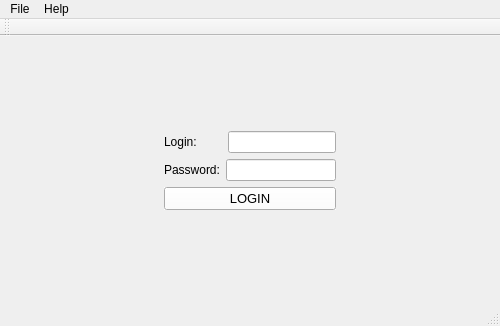
<?xml version="1.0" encoding="UTF-8"?>
<ui version="4.0">
 <class>Cars_shopClass</class>
 <widget class="QMainWindow" name="Cars_shopClass">
  <property name="geometry">
   <rect>
    <x>0</x>
    <y>0</y>
    <width>500</width>
    <height>326</height>
   </rect>
  </property>
  <property name="windowTitle">
   <string>Cars_shop</string>
  </property>
  <widget class="QWidget" name="centralWidget">
   <layout class="QGridLayout" name="gridLayout">
    <item row="1" column="1">
     <layout class="QVBoxLayout" name="verticalLayout">
      <item>
       <layout class="QHBoxLayout" name="horizontalLayout">
        <item>
         <widget class="QLabel" name="label_login">
          <property name="text">
           <string>Login:</string>
          </property>
         </widget>
        </item>
        <item>
         <spacer name="horizontalSpacer_3">
          <property name="orientation">
           <enum>Qt::Horizontal</enum>
          </property>
          <property name="sizeType">
           <enum>QSizePolicy::Fixed</enum>
          </property>
          <property name="sizeHint" stdset="0">
           <size>
            <width>25</width>
            <height>20</height>
           </size>
          </property>
         </spacer>
        </item>
        <item>
         <widget class="QLineEdit" name="lineEdit_login"/>
        </item>
       </layout>
      </item>
      <item>
       <layout class="QHBoxLayout" name="horizontalLayout_2">
        <item>
         <widget class="QLabel" name="label_password">
          <property name="text">
           <string>Password:</string>
          </property>
         </widget>
        </item>
        <item>
         <widget class="QLineEdit" name="lineEdit_password"/>
        </item>
       </layout>
      </item>
      <item>
       <widget class="QPushButton" name="pushButton_auth">
        <property name="palette">
         <palette>
          <active>
           <colorrole role="Button">
            <brush brushstyle="SolidPattern">
             <color alpha="255">
              <red>255</red>
              <green>255</green>
              <blue>255</blue>
             </color>
            </brush>
           </colorrole>
          </active>
          <inactive>
           <colorrole role="Button">
            <brush brushstyle="SolidPattern">
             <color alpha="255">
              <red>255</red>
              <green>255</green>
              <blue>255</blue>
             </color>
            </brush>
           </colorrole>
          </inactive>
          <disabled>
           <colorrole role="Button">
            <brush brushstyle="SolidPattern">
             <color alpha="255">
              <red>255</red>
              <green>255</green>
              <blue>255</blue>
             </color>
            </brush>
           </colorrole>
          </disabled>
         </palette>
        </property>
        <property name="font">
         <font>
          <pointsize>10</pointsize>
         </font>
        </property>
        <property name="autoFillBackground">
         <bool>true</bool>
        </property>
        <property name="text">
         <string>LOGIN</string>
        </property>
       </widget>
      </item>
     </layout>
    </item>
    <item row="2" column="1">
     <spacer name="verticalSpacer_2">
      <property name="orientation">
       <enum>Qt::Vertical</enum>
      </property>
      <property name="sizeHint" stdset="0">
       <size>
        <width>20</width>
        <height>66</height>
       </size>
      </property>
     </spacer>
    </item>
    <item row="1" column="0">
     <spacer name="horizontalSpacer">
      <property name="orientation">
       <enum>Qt::Horizontal</enum>
      </property>
      <property name="sizeHint" stdset="0">
       <size>
        <width>122</width>
        <height>20</height>
       </size>
      </property>
     </spacer>
    </item>
    <item row="1" column="2">
     <spacer name="horizontalSpacer_2">
      <property name="orientation">
       <enum>Qt::Horizontal</enum>
      </property>
      <property name="sizeHint" stdset="0">
       <size>
        <width>121</width>
        <height>20</height>
       </size>
      </property>
     </spacer>
    </item>
    <item row="0" column="1">
     <spacer name="verticalSpacer">
      <property name="orientation">
       <enum>Qt::Vertical</enum>
      </property>
      <property name="sizeHint" stdset="0">
       <size>
        <width>20</width>
        <height>55</height>
       </size>
      </property>
     </spacer>
    </item>
   </layout>
  </widget>
  <widget class="QMenuBar" name="menuBar">
   <property name="geometry">
    <rect>
     <x>0</x>
     <y>0</y>
     <width>500</width>
     <height>26</height>
    </rect>
   </property>
   <widget class="QMenu" name="menuFile">
    <property name="title">
     <string>File</string>
    </property>
    <addaction name="actionClose"/>
   </widget>
   <widget class="QMenu" name="menuHelp">
    <property name="title">
     <string>Help</string>
    </property>
    <addaction name="actionAbout"/>
   </widget>
   <addaction name="menuFile"/>
   <addaction name="menuHelp"/>
  </widget>
  <widget class="QToolBar" name="mainToolBar">
   <attribute name="toolBarArea">
    <enum>TopToolBarArea</enum>
   </attribute>
   <attribute name="toolBarBreak">
    <bool>false</bool>
   </attribute>
  </widget>
  <widget class="QStatusBar" name="statusBar"/>
  <action name="actionClose">
   <property name="text">
    <string>Close</string>
   </property>
  </action>
  <action name="actionAbout">
   <property name="text">
    <string>About</string>
   </property>
  </action>
 </widget>
 <layoutdefault spacing="6" margin="11"/>
 <resources>
  <include location="Cars_shop.qrc"/>
 </resources>
 <connections>
  <connection>
   <sender>actionClose</sender>
   <signal>triggered()</signal>
   <receiver>Cars_shopClass</receiver>
   <slot>close()</slot>
   <hints>
    <hint type="sourcelabel">
     <x>-1</x>
     <y>-1</y>
    </hint>
    <hint type="destinationlabel">
     <x>299</x>
     <y>199</y>
    </hint>
   </hints>
  </connection>
 </connections>
</ui>
